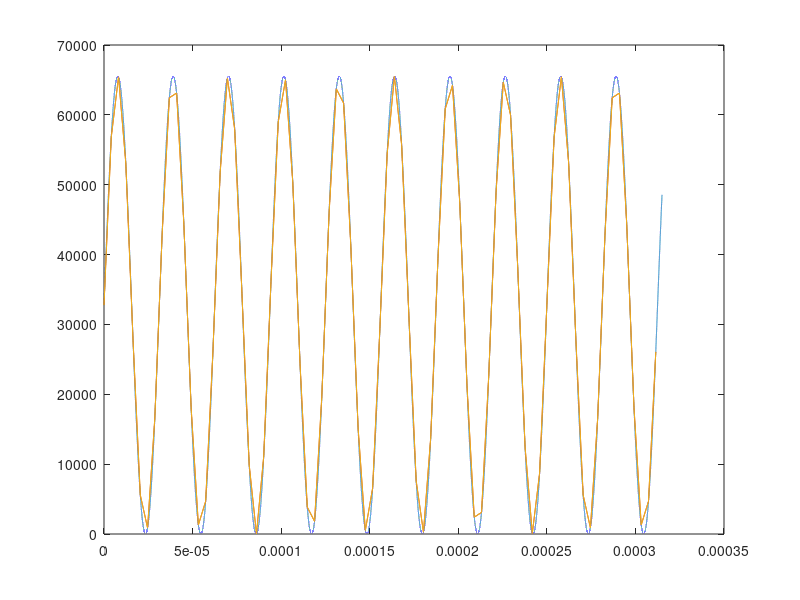

Reproduce this figure in MATLAB.
% with that script you can generate wave for xcorr algorithm
% dac wave gen
 f = 32e3; % wave freq
 fs = 244e3; % adc sampling rate

 t = 0:(0.000000001):0.000315;
 ts = 0:(1/fs):0.000315;

 y = (sin(2*pi*f*t)/2 + 0.5).*65535;
 ys = (sin(2*pi*f*ts)/2 + 0.5).*65535;
 res = dec2hex(round(ys));

 lut = "";

 lut_size = size(res, 1);
 for i = 1:lut_size
     lut = strcat(lut, "0x", res(i, :), ", ");
     if mod(i, 16) == 0
         lut = strcat(lut, "\n");
     end
 end
 fprintf(lut);
 disp(lut_size);

 figure;
 plot(t, y);
 hold on;
 plot(ts, ys);
 hold on;
 plot(ts, round(ys));
 hold off;

 %save("Measurements\test_xcorr_dac_wave.mat", "ys");